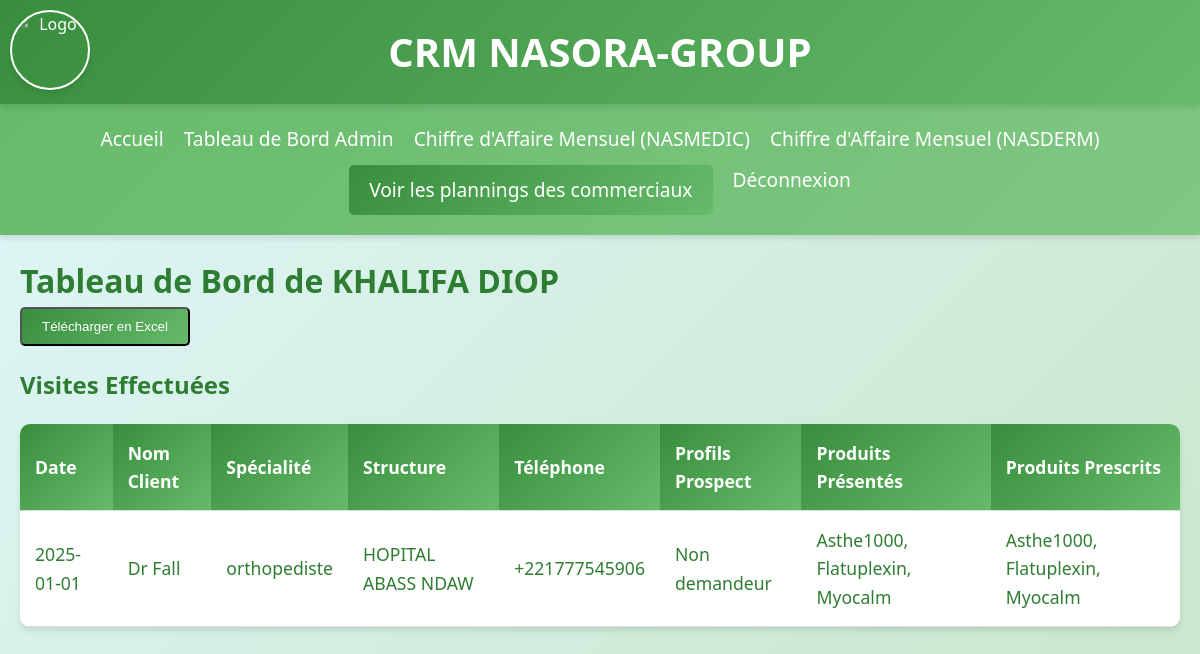
Before: /commercial_dashboard/KHALIFA DIOP (signed in) with the older database file.
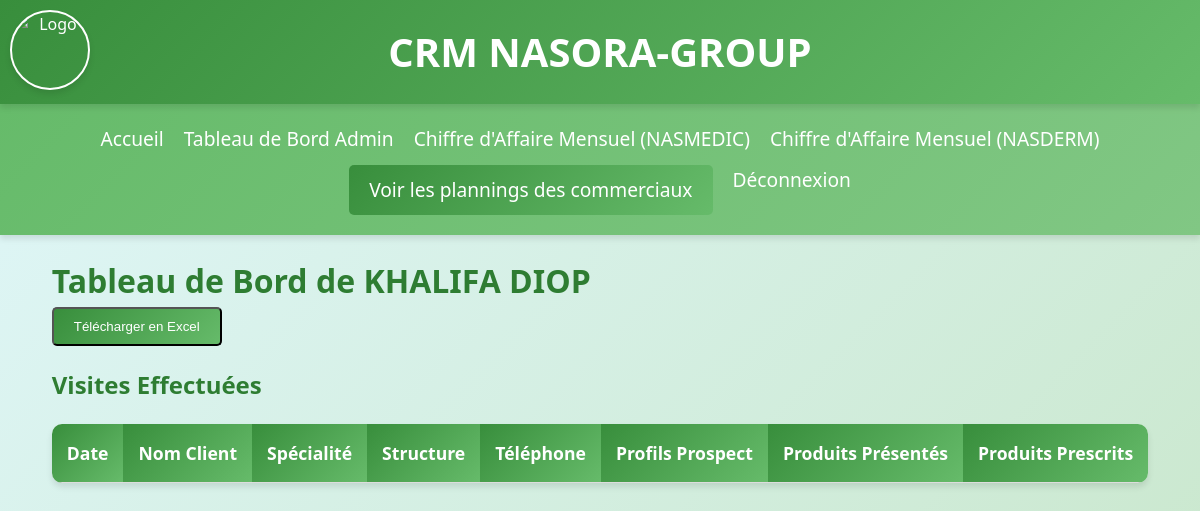
After: the same page with the newer database file.
### models.py (models this page shows)
class Prospection(db.Model):
    id = db.Column(db.Integer, primary_key=True)
    commercial_id = db.Column(db.Integer, db.ForeignKey('user.id'), nullable=False)
    date = db.Column(db.Date, nullable=False)
    nom_client = db.Column(db.String(100), nullable=False)
    specialite = db.Column(db.String(100), nullable=False)
    structure = db.Column(db.String(100), nullable=False)
    telephone = db.Column(db.String(15), nullable=False)
    profils_prospect = db.Column(db.String(200), nullable=True)
    produits_presentés = db.Column(db.String(200), nullable=True)
    produits_prescrits = db.Column(db.String(200), nullable=True)
    commercial = db.relationship('User', backref='prospections')

### app.py (the view, shortened to what this page needs)
@app.route('/commercial_dashboard/<username>', methods=['GET', 'POST'])
@login_required
def commercial_dashboard(username):
    if current_user.role not in ['admin', 'commercial']:
        flash('Accès non autorisé.', 'error')
        return redirect(url_for('home'))
    commercial = User.query.filter_by(username=username).first()
    if not commercial:
        flash('Commercial non trouvé.', 'error')
        return redirect(url_for('admin_dashboard'))
    prospections = commercial.prospections
    form = ProspectionForm()
    return render_template('commercial_dashboard.html', commercial=commercial, prospections=prospections, form=form)

### app.py (called while the page is built)
@login_manager.user_loader
def load_user(user_id):
    return User.query.get(int(user_id))

### Templates/commercial_dashboard.html (shortened to what this page needs)
{% extends "base.html" %}
{% block content %}
<h1>Tableau de Bord de {{ commercial.username }}</h1>
<form method="POST" style="margin-bottom: 20px;">
    <button type="submit" name="download_excel" class="btn">Télécharger en Excel</button>
</form>
<h2>Visites Effectuées</h2>
<table class="responsive-table">
    <thead>
        <tr>
            <th>Date</th>
            <th>Nom Client</th>
            <th>Spécialité</th>
            <th>Structure</th>
            <th>Téléphone</th>
            <th>Profils Prospect</th>
            <th>Produits Présentés</th>
            <th>Produits Prescrits</th>
        </tr>
    </thead>
    <tbody>
        {% for prospection in prospections %}
        <tr>
            <td>{{ prospection.date.strftime('%Y-%m-%d') }}</td>
            <td>{{ prospection.nom_client }}</td>
            <td>{{ prospection.specialite }}</td>
            <td>{{ prospection.structure }}</td>
            <td>{{ prospection.telephone }}</td>
            <td>{{ prospection.profils_prospect }}</td>
            <td>{{ prospection.produits_presentés }}</td>
            <td>{{ prospection.produits_prescrits }}</td>
        </tr>
        {% endfor %}
    </tbody>
</table>
{% endblock %}

Changed rows visible on the page:
removed Prospection: date "2025-01-01", nom_client "Dr Fall", specialite "orthopediste", structure "HOPITAL ABASS NDAW", telephone "+221777545906", profils_prospect "Non demandeur", produits_presentés "Asthe1000, Flatuplexin, Myocalm", produits_prescrits "Asthe1000, Flatuplexin, Myocalm"
